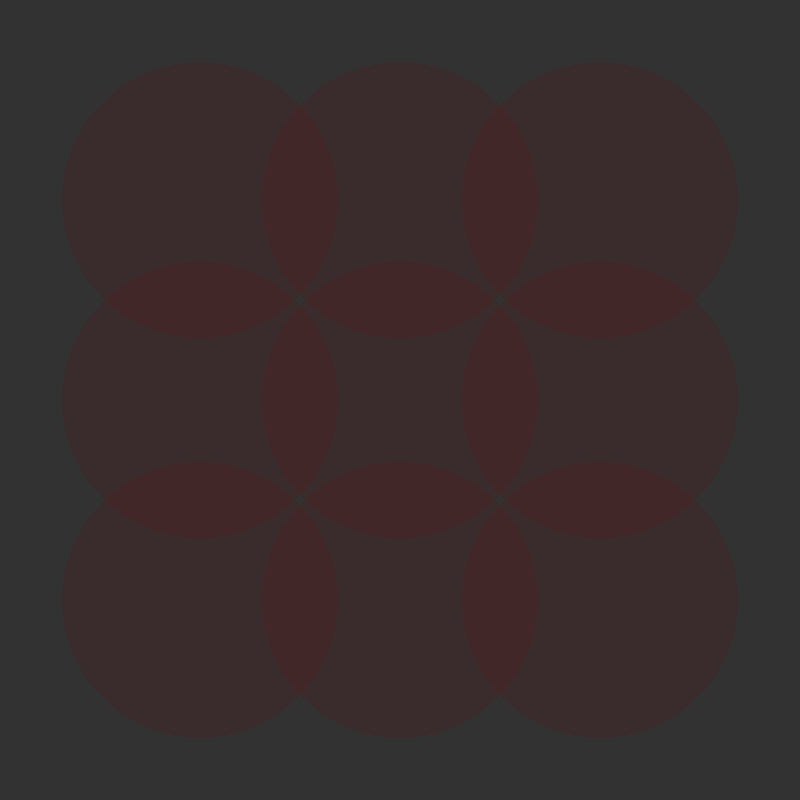
Frame 1 (no input)
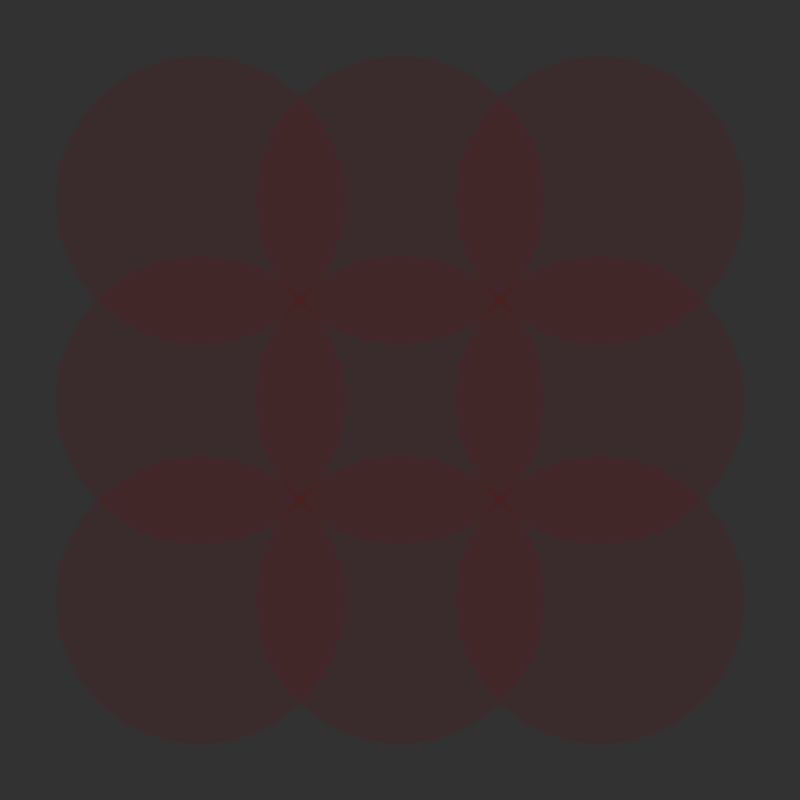
Frame 60 (the mouse pressed at the canvas centre just before this capture)
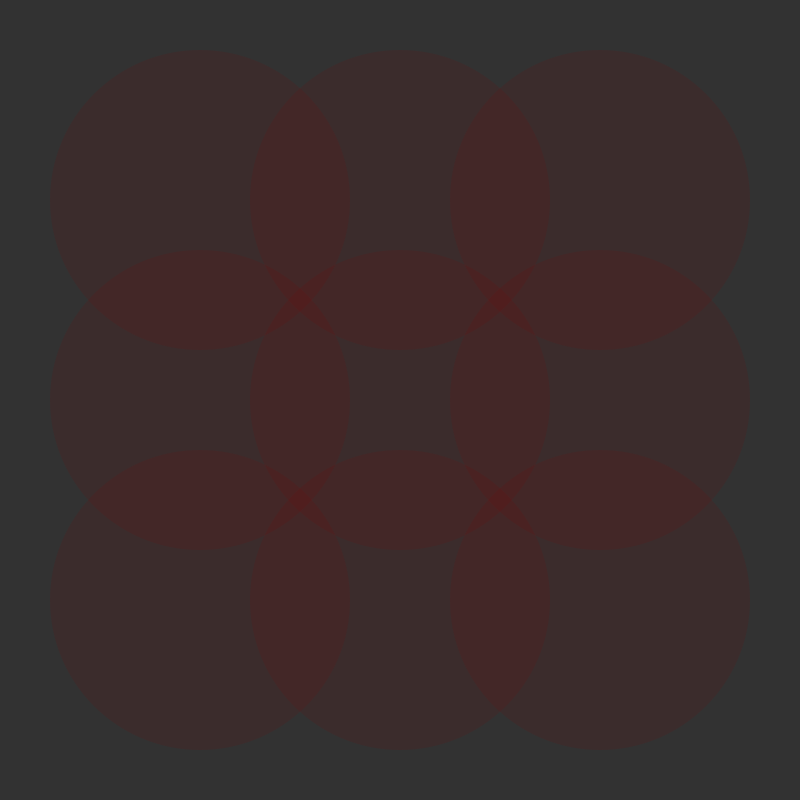
Frame 120 (the mouse held since frame 60 and released just before this capture)

The Processing sketch that drew these frames (run headless with seeded random() and noise(); from frame 60 on, the mouse is pressed at the canvas centre):

// Processing sketch: processing_80152
// ── processing_80152.pde

int circleSize=200;
int direccion=0;

void setup(){
  size(800,800);
}

void draw(){
  background(50);

  int s= second();
  int m= minute();
  int h= hour();
  noStroke();
    fill(5*s,0,0,30);
ellipse(200,200, s*12, s*12);
  ellipse(600,200, s*12, s*12);
     ellipse(200,600, s*12, s*12);
       ellipse(600,600, s*12, s*12);
         ellipse(200,400, s*12, s*12); 
             ellipse(600,400, s*12, s*12);
                 ellipse(400,200, s*12, s*12);
                      ellipse(400,600, s*12, s*12);
                          ellipse(400,400, s*12, s*12);  
  s = s + direccion;
 if (s>=width || s<-1  )
 direccion = direccion *-1;
    
    }
